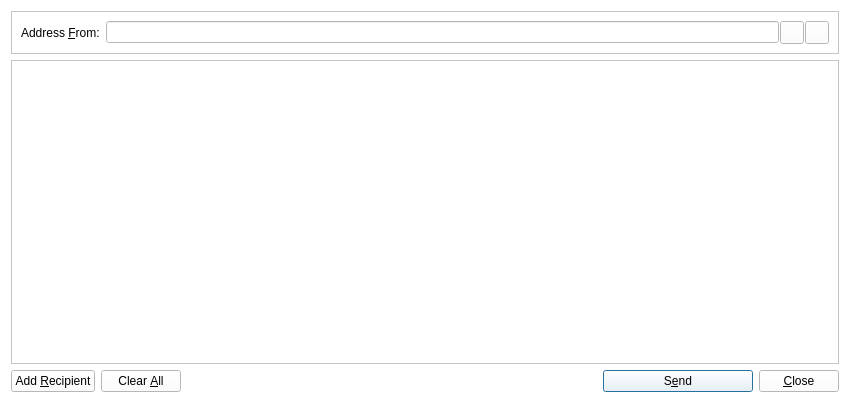
<?xml version="1.0" encoding="UTF-8"?>
<ui version="4.0">
 <class>SendMessagesDialog</class>
 <widget class="QDialog" name="SendMessagesDialog">
  <property name="geometry">
   <rect>
    <x>0</x>
    <y>0</y>
    <width>850</width>
    <height>400</height>
   </rect>
  </property>
  <property name="windowTitle">
   <string>Send Messages</string>
  </property>
  <property name="styleSheet">
   <string notr="true">background-color: rgb(255, 255, 255);</string>
  </property>
  <layout class="QVBoxLayout" name="verticalLayout" stretch="0,1,0">
   <property name="bottomMargin">
    <number>8</number>
   </property>
   <item>
    <widget class="QFrame" name="frameAddressFrom">
     <property name="sizePolicy">
      <sizepolicy hsizetype="Expanding" vsizetype="Expanding">
       <horstretch>0</horstretch>
       <verstretch>0</verstretch>
      </sizepolicy>
     </property>
     <property name="maximumSize">
      <size>
       <width>16777215</width>
       <height>16777215</height>
      </size>
     </property>
     <property name="frameShape">
      <enum>QFrame::StyledPanel</enum>
     </property>
     <property name="frameShadow">
      <enum>QFrame::Sunken</enum>
     </property>
     <layout class="QHBoxLayout" name="horizontalLayout_3">
      <item>
       <widget class="QLabel" name="addressFromLabel">
        <property name="text">
         <string>Address &amp;From:</string>
        </property>
        <property name="buddy">
         <cstring>addressFrom</cstring>
        </property>
       </widget>
      </item>
      <item>
       <layout class="QHBoxLayout" name="horizontalLayout_4">
        <property name="spacing">
         <number>1</number>
        </property>
        <item>
         <widget class="QValidatedLineEdit" name="addressFrom"/>
        </item>
        <item>
         <widget class="QToolButton" name="addressBookButton">
          <property name="toolTip">
           <string>Choose address from address book</string>
          </property>
          <property name="text">
           <string/>
          </property>
          <property name="icon">
           <iconset resource="../bitcoin.qrc">
            <normaloff>:/icons/address-book</normaloff>:/icons/address-book</iconset>
          </property>
          <property name="shortcut">
           <string>Alt+A</string>
          </property>
         </widget>
        </item>
        <item>
         <widget class="QToolButton" name="pasteButton">
          <property name="toolTip">
           <string>Paste address from clipboard</string>
          </property>
          <property name="text">
           <string/>
          </property>
          <property name="icon">
           <iconset resource="../bitcoin.qrc">
            <normaloff>:/icons/editpaste</normaloff>:/icons/editpaste</iconset>
          </property>
          <property name="shortcut">
           <string>Alt+P</string>
          </property>
         </widget>
        </item>
       </layout>
      </item>
     </layout>
    </widget>
   </item>
   <item>
    <widget class="QScrollArea" name="scrollArea">
     <property name="widgetResizable">
      <bool>true</bool>
     </property>
     <widget class="QWidget" name="scrollAreaWidgetContents">
      <property name="geometry">
       <rect>
        <x>0</x>
        <y>0</y>
        <width>830</width>
        <height>299</height>
       </rect>
      </property>
      <layout class="QVBoxLayout" name="verticalLayout_2">
       <property name="leftMargin">
        <number>0</number>
       </property>
       <property name="topMargin">
        <number>0</number>
       </property>
       <property name="rightMargin">
        <number>0</number>
       </property>
       <property name="bottomMargin">
        <number>0</number>
       </property>
       <item>
        <layout class="QVBoxLayout" name="entries">
         <property name="spacing">
          <number>6</number>
         </property>
        </layout>
       </item>
       <item>
        <spacer name="verticalSpacer">
         <property name="orientation">
          <enum>Qt::Vertical</enum>
         </property>
         <property name="sizeHint" stdset="0">
          <size>
           <width>20</width>
           <height>40</height>
          </size>
         </property>
        </spacer>
       </item>
      </layout>
     </widget>
    </widget>
   </item>
   <item>
    <layout class="QHBoxLayout" name="horizontalLayout">
     <item>
      <widget class="QPushButton" name="addButton">
       <property name="toolTip">
        <string>Send to multiple recipients at once</string>
       </property>
       <property name="text">
        <string>Add &amp;Recipient</string>
       </property>
       <property name="icon">
        <iconset resource="../bitcoin.qrc">
         <normaloff>:/icons/add</normaloff>:/icons/add</iconset>
       </property>
       <property name="autoDefault">
        <bool>false</bool>
       </property>
      </widget>
     </item>
     <item>
      <widget class="QPushButton" name="clearButton">
       <property name="sizePolicy">
        <sizepolicy hsizetype="Minimum" vsizetype="Fixed">
         <horstretch>0</horstretch>
         <verstretch>0</verstretch>
        </sizepolicy>
       </property>
       <property name="toolTip">
        <string>Remove all transaction fields</string>
       </property>
       <property name="text">
        <string>Clear &amp;All</string>
       </property>
       <property name="icon">
        <iconset resource="../bitcoin.qrc">
         <normaloff>:/icons/remove</normaloff>:/icons/remove</iconset>
       </property>
       <property name="autoRepeatDelay">
        <number>300</number>
       </property>
       <property name="autoDefault">
        <bool>false</bool>
       </property>
      </widget>
     </item>
     <item>
      <spacer name="horizontalSpacer">
       <property name="orientation">
        <enum>Qt::Horizontal</enum>
       </property>
       <property name="sizeHint" stdset="0">
        <size>
         <width>40</width>
         <height>20</height>
        </size>
       </property>
      </spacer>
     </item>
     <item>
      <widget class="QPushButton" name="sendButton">
       <property name="minimumSize">
        <size>
         <width>150</width>
         <height>0</height>
        </size>
       </property>
       <property name="toolTip">
        <string>Confirm the send action</string>
       </property>
       <property name="text">
        <string>S&amp;end</string>
       </property>
       <property name="icon">
        <iconset resource="../bitcoin.qrc">
         <normaloff>:/icons/send</normaloff>:/icons/send</iconset>
       </property>
       <property name="default">
        <bool>true</bool>
       </property>
      </widget>
     </item>
     <item>
      <widget class="QPushButton" name="closeButton">
       <property name="text">
        <string>&amp;Close</string>
       </property>
       <property name="icon">
        <iconset resource="../bitcoin.qrc">
         <normaloff>:/icons/quit</normaloff>:/icons/quit</iconset>
       </property>
      </widget>
     </item>
    </layout>
   </item>
  </layout>
 </widget>
 <customwidgets>
  <customwidget>
   <class>QValidatedLineEdit</class>
   <extends>QLineEdit</extends>
   <header>qvalidatedlineedit.h</header>
  </customwidget>
 </customwidgets>
 <resources>
  <include location="../bitcoin.qrc"/>
 </resources>
 <connections/>
</ui>
